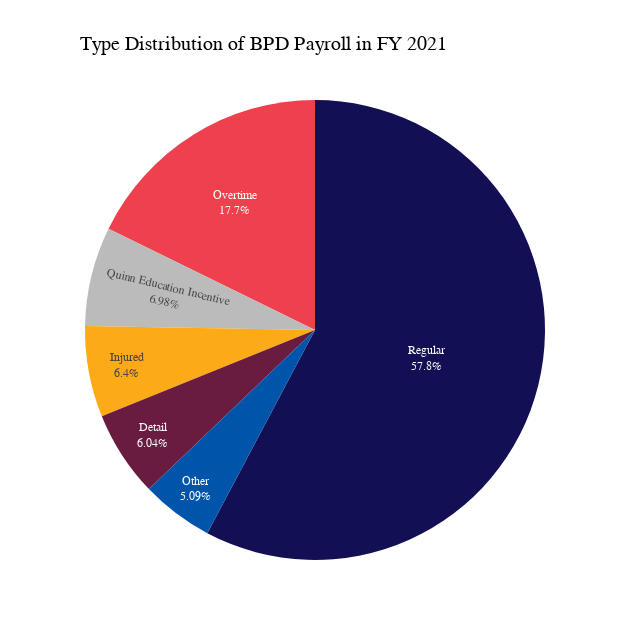

Notebook cell for this chart:
### Code cell
import plotly.graph_objects as go

df = df.loc[df['DEPARTMENT_NAME'] == 'Boston Police Department']

total_regular=df['REGULAR'].sum()
total_retro=df['RETRO'].sum()
total_other=df['OTHER'].sum()
total_detail=df['DETAIL'].sum()
total_gross=df['TOTAL_GROSS'].sum()
total_overtime=df['OVERTIME'].sum()
total_quinn=df['QUINN_EDUCATION_INCENTIVE'].sum()
total_injured=df['INJURED'].sum()
data=[total_regular,total_retro,total_other,total_overtime,total_quinn,total_injured, total_detail]
names=['Regular','Retro','Other','Overtime','Quinn Education Incentive','Injured','Detail']


import matplotlib.pyplot as plt
import plotly.express as px

fig = px.pie(df, values=data, names=names, color_discrete_sequence=["#130F54",'#EF404E','#BBBBBB', '#FCAA17', '#691B40', '#0055AA', '#EFECEA'],)
fig.update_layout(font_family="GT America Bold")
# change the frount of thing other than title to GT-America-Standard-regular

fig.update_layout(
    font_family="GT America",   
    font_size=12, 
    width=630,
    height=640)

fig.update_layout(
    title = go.layout.Title(
        text = "Type Distribution of BPD Payroll in FY 2021<br>",
        xref = "paper",
        x = 0,
        font_family = "GT America Bold",
        font_size = 20,
        font_color="black"
    ),
    margin=dict(
        t=100
    )
)

fig.update_traces(showlegend=False, textposition='inside', textinfo='percent+label')

fig.show()
print(data)

### Figure 1 — Plotly figure (JSON) as saved in the notebook; plotly's stock layout.template omitted (floating-point values rounded to 4 significant figures)
{"data": [{"domain": {"x": [0, 1], "y": [0, 1]}, "hovertemplate": "label=%{label}<br>value=%{value}<extra></extra>", "labels": ["Regular", "Retro", "Other", "Overtime", "Quinn Education Incentive", "Injured", "Detail"], "legendgroup": "", "name": "", "showlegend": false, "textinfo": "percent+label", "textposition": "inside", "type": "pie", "values": [235200000.0, 0, 20720000.0, 72220000.0, 28420000.0, 26060000.0, 24586101]}], "layout": {"font": {"family": "GT America", "size": 12}, "height": 640, "legend": {"tracegroupgap": 0}, "margin": {"t": 100}, "piecolorway": ["#130F54", "#EF404E", "#BBBBBB", "#FCAA17", "#691B40", "#0055AA", "#EFECEA"], "title": {"font": {"color": "black", "family": "GT America Bold", "size": 20}, "text": "Type Distribution of BPD Payroll in FY 2021<br>", "x": 0, "xref": "paper"}, "width": 630}}
